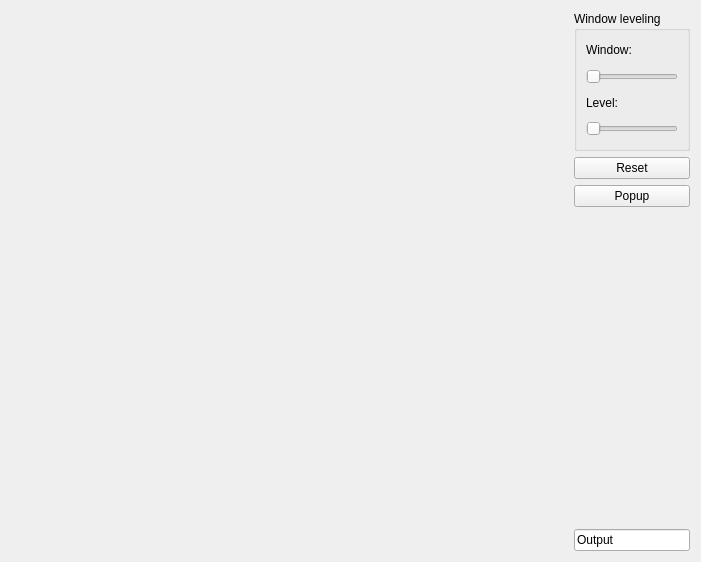
<?xml version="1.0" encoding="UTF-8"?>
<ui version="4.0">
 <class>Form</class>
 <widget class="QWidget" name="Form">
  <property name="geometry">
   <rect>
    <x>0</x>
    <y>0</y>
    <width>701</width>
    <height>562</height>
   </rect>
  </property>
  <property name="windowTitle">
   <string>Form</string>
  </property>
  <property name="styleSheet">
   <string notr="true"/>
  </property>
  <layout class="QGridLayout" name="gridLayout">
   <item row="0" column="0" rowspan="4">
    <widget class="QXipIvRenderWidget" name="widget" native="true">
     <property name="sizePolicy">
      <sizepolicy hsizetype="Expanding" vsizetype="Expanding">
       <horstretch>0</horstretch>
       <verstretch>0</verstretch>
      </sizepolicy>
     </property>
    </widget>
   </item>
   <item row="1" column="1">
    <layout class="QVBoxLayout" name="verticalLayout_2">
     <item>
      <widget class="QPushButton" name="btnReset">
       <property name="sizePolicy">
        <sizepolicy hsizetype="Preferred" vsizetype="Preferred">
         <horstretch>0</horstretch>
         <verstretch>0</verstretch>
        </sizepolicy>
       </property>
       <property name="text">
        <string>Reset</string>
       </property>
      </widget>
     </item>
     <item>
      <widget class="QPushButton" name="btnPopup">
       <property name="sizePolicy">
        <sizepolicy hsizetype="Preferred" vsizetype="Preferred">
         <horstretch>0</horstretch>
         <verstretch>0</verstretch>
        </sizepolicy>
       </property>
       <property name="text">
        <string>Popup</string>
       </property>
      </widget>
     </item>
    </layout>
   </item>
   <item row="0" column="1">
    <widget class="QGroupBox" name="groupBox">
     <property name="sizePolicy">
      <sizepolicy hsizetype="Preferred" vsizetype="Fixed">
       <horstretch>0</horstretch>
       <verstretch>0</verstretch>
      </sizepolicy>
     </property>
     <property name="minimumSize">
      <size>
       <width>0</width>
       <height>140</height>
      </size>
     </property>
     <property name="title">
      <string>Window leveling</string>
     </property>
     <layout class="QGridLayout" name="gridLayout_2">
      <item row="0" column="0">
       <layout class="QVBoxLayout" name="verticalLayout">
        <item>
         <widget class="QLabel" name="label_2">
          <property name="text">
           <string>Window:</string>
          </property>
         </widget>
        </item>
        <item>
         <widget class="QSlider" name="windowSlider">
          <property name="sizePolicy">
           <sizepolicy hsizetype="Preferred" vsizetype="Preferred">
            <horstretch>0</horstretch>
            <verstretch>0</verstretch>
           </sizepolicy>
          </property>
          <property name="minimumSize">
           <size>
            <width>0</width>
            <height>0</height>
           </size>
          </property>
          <property name="maximumSize">
           <size>
            <width>16777215</width>
            <height>16777215</height>
           </size>
          </property>
          <property name="baseSize">
           <size>
            <width>0</width>
            <height>0</height>
           </size>
          </property>
          <property name="orientation">
           <enum>Qt::Horizontal</enum>
          </property>
         </widget>
        </item>
        <item>
         <widget class="QLabel" name="label">
          <property name="text">
           <string>Level:</string>
          </property>
         </widget>
        </item>
        <item>
         <widget class="QSlider" name="levelSlider">
          <property name="sizePolicy">
           <sizepolicy hsizetype="Preferred" vsizetype="Preferred">
            <horstretch>0</horstretch>
            <verstretch>0</verstretch>
           </sizepolicy>
          </property>
          <property name="maximumSize">
           <size>
            <width>132</width>
            <height>16777215</height>
           </size>
          </property>
          <property name="maximum">
           <number>100</number>
          </property>
          <property name="singleStep">
           <number>1</number>
          </property>
          <property name="orientation">
           <enum>Qt::Horizontal</enum>
          </property>
         </widget>
        </item>
       </layout>
      </item>
     </layout>
    </widget>
   </item>
   <item row="3" column="1">
    <widget class="QLineEdit" name="lineEdit">
     <property name="sizePolicy">
      <sizepolicy hsizetype="Preferred" vsizetype="Preferred">
       <horstretch>0</horstretch>
       <verstretch>0</verstretch>
      </sizepolicy>
     </property>
     <property name="maximumSize">
      <size>
       <width>16777215</width>
       <height>16777215</height>
      </size>
     </property>
     <property name="text">
      <string>Output</string>
     </property>
    </widget>
   </item>
   <item row="2" column="1">
    <spacer name="verticalSpacer">
     <property name="orientation">
      <enum>Qt::Vertical</enum>
     </property>
     <property name="sizeHint" stdset="0">
      <size>
       <width>20</width>
       <height>40</height>
      </size>
     </property>
    </spacer>
   </item>
  </layout>
 </widget>
 <customwidgets>
  <customwidget>
   <class>QXipIvRenderWidget</class>
   <extends>QWidget</extends>
   <header>qxipivrenderwidget.h</header>
   <container>1</container>
  </customwidget>
 </customwidgets>
 <resources/>
 <connections/>
</ui>
<!--LoadIVFile mpr_ui_simple.iv-->
<!--LoadScriptFiles renderWidget.js-->
